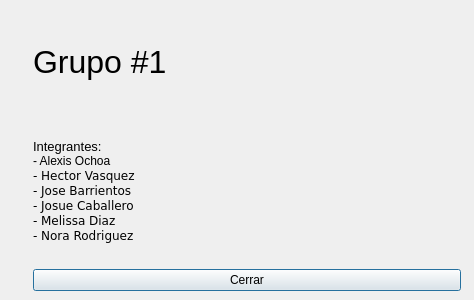
<?xml version="1.0" encoding="UTF-8"?>
<ui version="4.0">
 <class>AcercaDe</class>
 <widget class="QDialog" name="AcercaDe">
  <property name="geometry">
   <rect>
    <x>0</x>
    <y>0</y>
    <width>474</width>
    <height>300</height>
   </rect>
  </property>
  <property name="minimumSize">
   <size>
    <width>474</width>
    <height>300</height>
   </size>
  </property>
  <property name="maximumSize">
   <size>
    <width>474</width>
    <height>300</height>
   </size>
  </property>
  <property name="windowTitle">
   <string>Acerca del Grupo</string>
  </property>
  <property name="windowIcon">
   <iconset resource="icons.qrc">
    <normaloff>:/icon/icons/favicon.ico</normaloff>:/icon/icons/favicon.ico</iconset>
  </property>
  <widget class="QWidget" name="horizontalLayoutWidget">
   <property name="geometry">
    <rect>
     <x>10</x>
     <y>10</y>
     <width>451</width>
     <height>281</height>
    </rect>
   </property>
   <layout class="QHBoxLayout" name="horizontalLayout">
    <item>
     <spacer name="spacer1">
      <property name="orientation">
       <enum>Qt::Vertical</enum>
      </property>
      <property name="sizeHint" stdset="0">
       <size>
        <width>5</width>
        <height>40</height>
       </size>
      </property>
     </spacer>
    </item>
    <item>
     <widget class="QLabel" name="label">
      <property name="frameShape">
       <enum>QFrame::NoFrame</enum>
      </property>
      <property name="text">
       <string/>
      </property>
      <property name="pixmap">
       <pixmap resource="icons.qrc">:/icon/icons/logo.png</pixmap>
      </property>
     </widget>
    </item>
    <item>
     <spacer name="spacer2">
      <property name="orientation">
       <enum>Qt::Vertical</enum>
      </property>
      <property name="sizeHint" stdset="0">
       <size>
        <width>5</width>
        <height>40</height>
       </size>
      </property>
     </spacer>
    </item>
    <item>
     <layout class="QVBoxLayout" name="verticalLayout">
      <item>
       <widget class="QLabel" name="label_3">
        <property name="font">
         <font>
          <family>Arial</family>
          <pointsize>24</pointsize>
         </font>
        </property>
        <property name="text">
         <string>Grupo #1</string>
        </property>
       </widget>
      </item>
      <item>
       <spacer name="horizontalSpacer1">
        <property name="orientation">
         <enum>Qt::Horizontal</enum>
        </property>
        <property name="sizeHint" stdset="0">
         <size>
          <width>40</width>
          <height>20</height>
         </size>
        </property>
       </spacer>
      </item>
      <item>
       <widget class="QLabel" name="label_2">
        <property name="text">
         <string>&lt;!DOCTYPE HTML PUBLIC &quot;-//W3C//DTD HTML 4.0//EN&quot; &quot;http://www.w3.org/TR/REC-html40/strict.dtd&quot;&gt;
&lt;html&gt;&lt;head&gt;&lt;meta name=&quot;qrichtext&quot; content=&quot;1&quot; /&gt;&lt;style type=&quot;text/css&quot;&gt;
p, li { white-space: pre-wrap; }
&lt;/style&gt;&lt;/head&gt;&lt;body style=&quot; font-family:'MS Shell Dlg 2'; font-size:8pt; font-weight:400; font-style:normal;&quot;&gt;
&lt;p style=&quot; margin-top:0px; margin-bottom:0px; margin-left:0px; margin-right:0px; -qt-block-indent:0; text-indent:0px;&quot;&gt;&lt;span style=&quot; font-size:10pt;&quot;&gt;Integrantes:&lt;/span&gt;&lt;/p&gt;
&lt;p style=&quot; margin-top:0px; margin-bottom:0px; margin-left:0px; margin-right:0px; -qt-block-indent:0; text-indent:0px;&quot;&gt;&lt;span style=&quot; font-family:'Consolas,Courier New,monospace'; font-size:9pt; color:#000000;&quot;&gt;- Alexis Ochoa&lt;/span&gt;&lt;/p&gt;
&lt;pre style=&quot; margin-top:0px; margin-bottom:0px; margin-left:0px; margin-right:0px; -qt-block-indent:0; text-indent:0px;&quot;&gt;&lt;span style=&quot; font-family:'Consolas,Courier New,monospace'; font-size:9pt; color:#000000;&quot;&gt;- Hector Vasquez&lt;/span&gt;&lt;/pre&gt;
&lt;pre style=&quot; margin-top:0px; margin-bottom:0px; margin-left:0px; margin-right:0px; -qt-block-indent:0; text-indent:0px;&quot;&gt;&lt;span style=&quot; font-family:'Consolas,Courier New,monospace'; font-size:9pt; color:#000000;&quot;&gt;- Jose Barrientos&lt;/span&gt;&lt;/pre&gt;
&lt;pre style=&quot; margin-top:0px; margin-bottom:0px; margin-left:0px; margin-right:0px; -qt-block-indent:0; text-indent:0px;&quot;&gt;&lt;span style=&quot; font-family:'Consolas,Courier New,monospace'; font-size:9pt; color:#000000;&quot;&gt;- Josue Caballero&lt;/span&gt;&lt;/pre&gt;
&lt;pre style=&quot; margin-top:0px; margin-bottom:0px; margin-left:0px; margin-right:0px; -qt-block-indent:0; text-indent:0px;&quot;&gt;&lt;span style=&quot; font-family:'Consolas,Courier New,monospace'; font-size:9pt; color:#000000;&quot;&gt;- Melissa Diaz&lt;/span&gt;&lt;/pre&gt;
&lt;pre style=&quot; margin-top:0px; margin-bottom:0px; margin-left:0px; margin-right:0px; -qt-block-indent:0; text-indent:0px;&quot;&gt;&lt;span style=&quot; font-family:'Consolas,Courier New,monospace'; font-size:9pt; color:#000000;&quot;&gt;- Nora Rodriguez&lt;/span&gt;&lt;/pre&gt;&lt;/body&gt;&lt;/html&gt;</string>
        </property>
       </widget>
      </item>
      <item>
       <spacer name="horizontalSpacer2">
        <property name="orientation">
         <enum>Qt::Horizontal</enum>
        </property>
        <property name="sizeHint" stdset="0">
         <size>
          <width>40</width>
          <height>20</height>
         </size>
        </property>
       </spacer>
      </item>
      <item>
       <widget class="QPushButton" name="AboutCloseBtn">
        <property name="text">
         <string>Cerrar</string>
        </property>
       </widget>
      </item>
     </layout>
    </item>
   </layout>
  </widget>
 </widget>
 <resources>
  <include location="icons.qrc"/>
 </resources>
 <connections/>
</ui>
